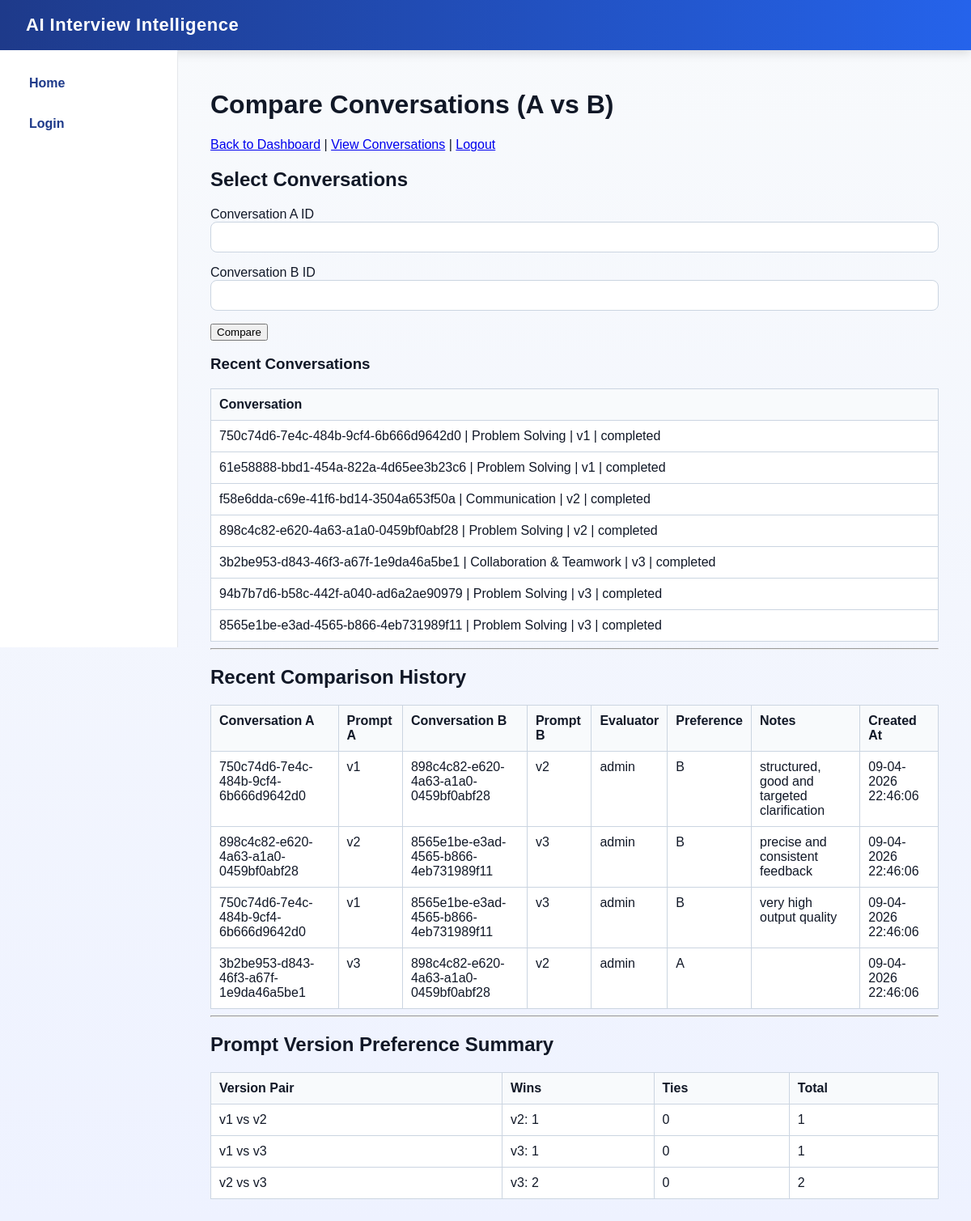
Screenshot of /admin/compare (signed in) with the database file from the repository.
### app/db/models.py (models this page shows)
class Conversation(Base):
    __tablename__ = "conversations"
    id = Column(String, primary_key=True, index=True)
    skill = Column(String, nullable=True)
    status = Column(String, nullable=False, default="ongoing")
    stage = Column(String, nullable=False)
    prompt_version = Column(String, nullable=True)
    state_json = Column(Text, nullable=False)
    created_at = Column(DateTime, default=datetime.now(ZoneInfo("Europe/Rome")).replace(tzinfo=None))
    completed_at = Column(DateTime, nullable=True)
    messages = relationship("Message", back_populates="conversation", cascade="all, delete-orphan")
    feedback_entries = relationship("Feedback", back_populates="conversation", cascade="all, delete-orphan")

class ComparisonFeedback(Base):
    __tablename__ = "comparison_feedback"
    id = Column(Integer, primary_key=True, index=True)
    conversation_a_id = Column(String, ForeignKey("conversations.id"), nullable=False, index=True)
    conversation_b_id = Column(String, ForeignKey("conversations.id"), nullable=False, index=True)
    prompt_version_a = Column(String, nullable=True)
    prompt_version_b = Column(String, nullable=True)
    evaluator = Column(String, nullable=True)
    preference = Column(String, nullable=False)  # "A", "B", "Tie"
    notes = Column(Text, nullable=True)
    created_at = Column(DateTime, default=datetime.now(ZoneInfo("Europe/Rome")).replace(tzinfo=None))

### app/admin/routes.py (the view)
    @router.get("/admin/compare", response_class=HTMLResponse)
    def compare_conversations_page(
        request: Request,
        db: Session = Depends(get_db),
        conversation_a: str = "",
        conversation_b: str = "",
        message: str = "",
    ):
        admin_user = request.session.get("admin_user")
        if not admin_user:
            return RedirectResponse(url="/login", status_code=303)
        def build_conversation_payload(conversation_id: str):
            if not conversation_id:
                return None
            conv = (
                db.query(Conversation)
                .filter(Conversation.id == conversation_id)
                .first()
            )
            if not conv:
                return None
            message_rows = (
                db.query(Message)
                .filter(Message.conversation_id == conversation_id)
                .order_by(Message.created_at.asc())
                .all()
            )
            feedback_rows = (
                db.query(Feedback)
                .filter(Feedback.conversation_id == conversation_id)
                .order_by(Feedback.created_at.desc())
                .all()
            )
            feedback_entries = []
            for f in feedback_rows:
                try:
                    parsed_flags = json.loads(f.flags) if f.flags else []
                except Exception:
                    parsed_flags = [f.flags] if f.flags else []
                feedback_entries.append(
                    {
                        "evaluator": f.evaluator or "-",
                        "overall_rating": f.overall_rating,
                        "fairness_rating": f.fairness_rating,
                        "relevance_rating": f.relevance_rating,
                        "flags": parsed_flags,
                        "comments": f.comments or "",
                        "created_at": f.created_at.strftime("%d-%m-%Y %H:%M:%S") if f.created_at else "-",
                    }
                )
            return {
                "id": conv.id,
                "skill": conv.skill or "-",
                "status": conv.status,
                "stage": conv.stage,
                "prompt_version": conv.prompt_version or "-",
                "created_at": conv.created_at.strftime("%d-%m-%Y %H:%M:%S") if conv.created_at else "-",
                "completed_at": conv.completed_at.strftime("%d-%m-%Y %H:%M:%S") if conv.completed_at else "-",
                "messages": [
                    {
                        "role": m.role,
                        "content": m.content,
                        "question_index": (m.question_index + 1) if m.question_index is not None else None,
                        "created_at": m.created_at.strftime("%d-%m-%Y %H:%M:%S") if m.created_at else "-",
                    }
                    for m in message_rows
                ],
                "feedback_entries": feedback_entries,
            }
        conversation_a_data = build_conversation_payload(conversation_a.strip())
        conversation_b_data = build_conversation_payload(conversation_b.strip())
        if conversation_a.strip() and not conversation_a_data:
            logger.warning("Conversation A not found in compare: %s", conversation_a.strip())
            message = f"Conversation A not found: {conversation_a.strip()}"
        if conversation_b.strip() and not conversation_b_data:
            logger.warning("Conversation B not found in compare: %s", conversation_b.strip())
            if message:
                message += f" | Conversation B not found: {conversation_b.strip()}"
            else:
                message = f"Conversation B not found: {conversation_b.strip()}"
        recent_conversations = (
            db.query(Conversation)
            .order_by(Conversation.created_at.desc())
            .limit(20)
            .all()
        )
        recent_options = [
            {
                "id": c.id,
                "label": f"{c.id} | {c.skill or '-'} | {c.prompt_version or '-'} | {c.status}"
            }
            for c in recent_conversations
        ]
        recent_comparisons = (
            db.query(ComparisonFeedback)
            .order_by(ComparisonFeedback.created_at.desc())
            .limit(20)
            .all()
        )
        comparison_history = [
            {
                "conversation_a_id": c.conversation_a_id,
                "conversation_b_id": c.conversation_b_id,
                "prompt_version_a": c.prompt_version_a or "-",
                "prompt_version_b": c.prompt_version_b or "-",
                "evaluator": c.evaluator or "-",
                "preference": c.preference,
                "notes": c.notes or "",
                "created_at": c.created_at.strftime("%d-%m-%Y %H:%M:%S") if c.created_at else "-",
            }
            for c in recent_comparisons
        ]
        version_pair_stats = defaultdict(lambda: {"wins": {}, "ties": 0, "total": 0})
        all_comparisons = db.query(ComparisonFeedback).all()
        for row in all_comparisons:
            version_a = row.prompt_version_a or "-"
            version_b = row.prompt_version_b or "-"
            sorted_pair = sorted([version_a, version_b])
            pair_key = f"{sorted_pair[0]} vs {sorted_pair[1]}"
            version_pair_stats[pair_key]["total"] += 1
            if row.preference == "Tie":
                version_pair_stats[pair_key]["ties"] += 1
            else:
                winner = version_a if row.preference == "A" else version_b
                if winner not in version_pair_stats[pair_key]["wins"]:
                    version_pair_stats[pair_key]["wins"][winner] = 0
                version_pair_stats[pair_key]["wins"][winner] += 1
        version_comparison_summary = []
        for pair, stats in version_pair_stats.items():
            wins = stats["wins"]
            win_summary = ", ".join([f"{k}: {v}" for k, v in wins.items()]) if wins else "-"
            version_comparison_summary.append(
                {
                    "pair": pair,
                    "win_summary": win_summary,
                    "ties": stats["ties"],
                    "total": stats["total"],
                }
            )
        version_comparison_summary.sort(key=lambda x: x["pair"])
        return templates.TemplateResponse(
            request=request,
            name="compare_conversations.html",
            context={
                "admin_user": admin_user,
                "conversation_a_input": conversation_a,
                "conversation_b_input": conversation_b,
                "conversation_a_data": conversation_a_data,
                "conversation_b_data": conversation_b_data,
                "recent_options": recent_options,
                "comparison_history": comparison_history,
                "version_comparison_summary": version_comparison_summary,
                "message": message,
            },
        )

### app/ui/templates/compare_conversations.html (shortened to what this page needs)
{% extends "base.html" %}
{% block content %}
<h1>Compare Conversations (A vs B)</h1>
<p>
    <a href="/admin">Back to Dashboard</a> |
    <a href="/admin/conversations">View Conversations</a> |
    <a href="/logout">Logout</a>
</p>
<h2>Select Conversations</h2>
<form method="get" action="/admin/compare">
    <p>
        <label>Conversation A ID</label><br>
        <input type="text" name="conversation_a" value="{{ conversation_a_input }}" style="width: 100%;">
    </p>
    <p>
        <label>Conversation B ID</label><br>
        <input type="text" name="conversation_b" value="{{ conversation_b_input }}" style="width: 100%;">
    </p>
    <button type="submit">Compare</button>
</form>
<h3>Recent Conversations</h3>
<table border="1" cellpadding="8" cellspacing="0">
    <thead>
        <tr>
            <th>Conversation</th>
        </tr>
    </thead>
    <tbody>
        {% for item in recent_options %}
        <tr>
            <td>{{ item.label }}</td>
        </tr>
        {% endfor %}
    </tbody>
</table>
<hr>
<h2>Recent Comparison History</h2>
{% if comparison_history %}
<table border="1" cellpadding="8" cellspacing="0">
    <thead>
        <tr>
            <th>Conversation A</th>
            <th>Prompt A</th>
            <th>Conversation B</th>
            <th>Prompt B</th>
            <th>Evaluator</th>
            <th>Preference</th>
            <th>Notes</th>
            <th>Created At</th>
        </tr>
    </thead>
    <tbody>
        {% for row in comparison_history %}
        <tr>
            <td>{{ row.conversation_a_id }}</td>
            <td>{{ row.prompt_version_a }}</td>
            <td>{{ row.conversation_b_id }}</td>
            <td>{{ row.prompt_version_b }}</td>
            <td>{{ row.evaluator }}</td>
            <td>{{ row.preference }}</td>
            <td>{{ row.notes }}</td>
            <td>{{ row.created_at }}</td>
        </tr>
        {% endfor %}
    </tbody>
</table>
{% else %}
<p>No comparison preferences submitted yet.</p>
{% endif %}
<hr>
<h2>Prompt Version Preference Summary</h2>
{% if version_comparison_summary %}
<table border="1" cellpadding="8" cellspacing="0">
    <thead>
        <tr>
            <th>Version Pair</th>
            <th>Wins</th>
            <th>Ties</th>
            <th>Total</th>
        </tr>
    </thead>
    <tbody>
        {% for row in version_comparison_summary %}
        <tr>
            <td>{{ row.pair }}</td>
            <td>{{ row.win_summary }}</td>
            <td>{{ row.ties }}</td>
            <td>{{ row.total }}</td>
        </tr>
        {% endfor %}
    </tbody>
</table>
{% else %}
<p>No version comparison data yet.</p>
{% endif %}
{% endblock %}

### app/ui/static/style.css (style rules this page uses)
body { margin: 0; font-family: Arial, sans-serif; background: linear-gradient(180deg, #f8fafc, #eef2ff); color: #111827; }
input[type="text"], input[type="password"], input[type="date"], select, textarea { width: 100%; max-width: 100%; box-sizing: border-box; padding: 10px 12px; border: 1px solid #cbd5e1; border-radius: 8px; font-size: 14px; background: white; }
table { width: 100%; border-collapse: collapse; background: white; }
th, td { border: 1px solid #cbd5e1; padding: 10px; vertical-align: top; text-align: left; }
th { background: #f8fafc; }

### rows the page displays
Conversation: label "750c74d6-7e4c-484b-9cf4-6b666d9642d0 | Problem Solving | v1 | completed"
Conversation: label "61e58888-bbd1-454a-822a-4d65ee3b23c6 | Problem Solving | v1 | completed"
Conversation: label "f58e6dda-c69e-41f6-bd14-3504a653f50a | Communication | v2 | completed"
Conversation: label "898c4c82-e620-4a63-a1a0-0459bf0abf28 | Problem Solving | v2 | completed"
Conversation: label "3b2be953-d843-46f3-a67f-1e9da46a5be1 | Collaboration & Teamwork | v3 | completed"
Conversation: label "94b7b7d6-b58c-442f-a040-ad6a2ae90979 | Problem Solving | v3 | completed"
Conversation: label "8565e1be-e3ad-4565-b866-4eb731989f11 | Problem Solving | v3 | completed"
ComparisonFeedback: conversation_a_id "750c74d6-7e4c-484b-9cf4-6b666d9642d0", prompt_version_a "v1", conversation_b_id "898c4c82-e620-4a63-a1a0-0459bf0abf28", prompt_version_b "v2", evaluator "admin", preference "B", notes "structured, good and targeted clarification", created_at "09-04-2026 22:46:06"
ComparisonFeedback: conversation_a_id "898c4c82-e620-4a63-a1a0-0459bf0abf28", prompt_version_a "v2", conversation_b_id "8565e1be-e3ad-4565-b866-4eb731989f11", prompt_version_b "v3", evaluator "admin", preference "B", notes "precise and consistent feedback", created_at "09-04-2026 22:46:06"
ComparisonFeedback: conversation_a_id "750c74d6-7e4c-484b-9cf4-6b666d9642d0", prompt_version_a "v1", conversation_b_id "8565e1be-e3ad-4565-b866-4eb731989f11", prompt_version_b "v3", evaluator "admin", preference "B", notes "very high output quality", created_at "09-04-2026 22:46:06"
ComparisonFeedback: conversation_a_id "3b2be953-d843-46f3-a67f-1e9da46a5be1", prompt_version_a "v3", conversation_b_id "898c4c82-e620-4a63-a1a0-0459bf0abf28", prompt_version_b "v2", evaluator "admin", preference "A", created_at "09-04-2026 22:46:06"

### other values shown
{{ row.pair }} "v1 vs v2" "v1 vs v3" "v2 vs v3"
{{ row.win_summary }} "v2: 1" "v3: 1" "v3: 2"
{{ row.ties }} "0" "0" "0"
{{ row.total }} "1" "1" "2"
